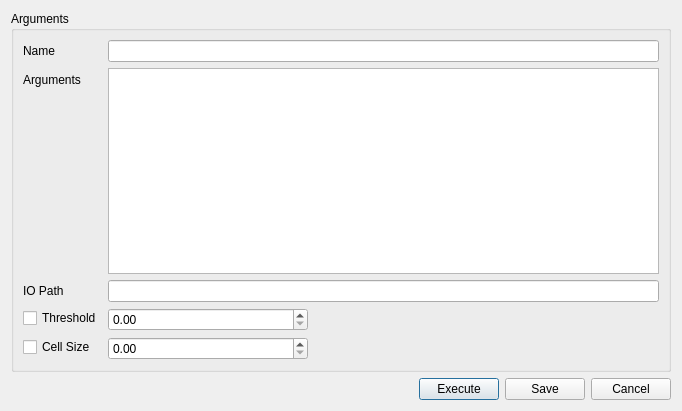
<?xml version="1.0" encoding="UTF-8"?>
<ui version="4.0">
 <class>vpExternalProcessDialog</class>
 <widget class="QDialog" name="vpExternalProcessDialog">
  <property name="geometry">
   <rect>
    <x>0</x>
    <y>0</y>
    <width>682</width>
    <height>411</height>
   </rect>
  </property>
  <property name="windowTitle">
   <string>External Process</string>
  </property>
  <layout class="QGridLayout" name="gridLayout">
   <item row="0" column="0">
    <widget class="QGroupBox" name="groupBox_2">
     <property name="title">
      <string>Arguments</string>
     </property>
     <layout class="QFormLayout" name="formLayout">
      <property name="fieldGrowthPolicy">
       <enum>QFormLayout::AllNonFixedFieldsGrow</enum>
      </property>
      <item row="0" column="0">
       <widget class="QLabel" name="label_2">
        <property name="sizePolicy">
         <sizepolicy hsizetype="Minimum" vsizetype="Preferred">
          <horstretch>0</horstretch>
          <verstretch>0</verstretch>
         </sizepolicy>
        </property>
        <property name="minimumSize">
         <size>
          <width>0</width>
          <height>0</height>
         </size>
        </property>
        <property name="text">
         <string>Name</string>
        </property>
       </widget>
      </item>
      <item row="0" column="1">
       <widget class="QLineEdit" name="editProgram">
        <property name="sizePolicy">
         <sizepolicy hsizetype="Expanding" vsizetype="Fixed">
          <horstretch>0</horstretch>
          <verstretch>0</verstretch>
         </sizepolicy>
        </property>
       </widget>
      </item>
      <item row="1" column="0">
       <widget class="QLabel" name="label">
        <property name="sizePolicy">
         <sizepolicy hsizetype="Minimum" vsizetype="Preferred">
          <horstretch>0</horstretch>
          <verstretch>0</verstretch>
         </sizepolicy>
        </property>
        <property name="minimumSize">
         <size>
          <width>0</width>
          <height>0</height>
         </size>
        </property>
        <property name="text">
         <string>Arguments</string>
        </property>
       </widget>
      </item>
      <item row="1" column="1">
       <widget class="QTextEdit" name="editArguments">
        <property name="html">
         <string>&lt;!DOCTYPE HTML PUBLIC &quot;-//W3C//DTD HTML 4.0//EN&quot; &quot;http://www.w3.org/TR/REC-html40/strict.dtd&quot;&gt;
&lt;html&gt;&lt;head&gt;&lt;meta name=&quot;qrichtext&quot; content=&quot;1&quot; /&gt;&lt;style type=&quot;text/css&quot;&gt;
p, li { white-space: pre-wrap; }
&lt;/style&gt;&lt;/head&gt;&lt;body style=&quot; font-family:'Sans'; font-size:10pt; font-weight:400; font-style:normal;&quot;&gt;
&lt;p style=&quot;-qt-paragraph-type:empty; margin-top:0px; margin-bottom:0px; margin-left:0px; margin-right:0px; -qt-block-indent:0; text-indent:0px; font-family:'MS Shell Dlg 2'; font-size:8pt;&quot;&gt;&lt;br /&gt;&lt;/p&gt;&lt;/body&gt;&lt;/html&gt;</string>
        </property>
       </widget>
      </item>
      <item row="3" column="0">
       <widget class="QLabel" name="label_3">
        <property name="sizePolicy">
         <sizepolicy hsizetype="Minimum" vsizetype="Preferred">
          <horstretch>0</horstretch>
          <verstretch>0</verstretch>
         </sizepolicy>
        </property>
        <property name="minimumSize">
         <size>
          <width>0</width>
          <height>0</height>
         </size>
        </property>
        <property name="baseSize">
         <size>
          <width>0</width>
          <height>0</height>
         </size>
        </property>
        <property name="text">
         <string>IO Path</string>
        </property>
       </widget>
      </item>
      <item row="3" column="1">
       <widget class="QLineEdit" name="editIOPath"/>
      </item>
      <item row="4" column="1">
       <widget class="QDoubleSpinBox" name="thresholdDoubleSpinBox">
        <property name="sizePolicy">
         <sizepolicy hsizetype="Fixed" vsizetype="Fixed">
          <horstretch>0</horstretch>
          <verstretch>0</verstretch>
         </sizepolicy>
        </property>
        <property name="minimumSize">
         <size>
          <width>200</width>
          <height>0</height>
         </size>
        </property>
        <property name="maximum">
         <double>1000.000000000000000</double>
        </property>
        <property name="singleStep">
         <double>0.100000000000000</double>
        </property>
       </widget>
      </item>
      <item row="5" column="1">
       <widget class="QDoubleSpinBox" name="cellSizeDoubleSpinBox">
        <property name="sizePolicy">
         <sizepolicy hsizetype="Fixed" vsizetype="Fixed">
          <horstretch>0</horstretch>
          <verstretch>0</verstretch>
         </sizepolicy>
        </property>
        <property name="minimumSize">
         <size>
          <width>200</width>
          <height>0</height>
         </size>
        </property>
        <property name="baseSize">
         <size>
          <width>0</width>
          <height>0</height>
         </size>
        </property>
        <property name="maximum">
         <double>1000.000000000000000</double>
        </property>
       </widget>
      </item>
      <item row="4" column="0">
       <widget class="QCheckBox" name="thresholdCheckBox">
        <property name="toolTip">
         <string>&lt;html&gt;&lt;head/&gt;&lt;body&gt;&lt;p&gt;Threshold for external process. If checked it will produce command like argument '-threshold &amp;lt;value&amp;gt;'. &lt;/p&gt;&lt;/body&gt;&lt;/html&gt;</string>
        </property>
        <property name="text">
         <string>Threshold</string>
        </property>
       </widget>
      </item>
      <item row="5" column="0">
       <widget class="QCheckBox" name="cellSizeCheckBox">
        <property name="toolTip">
         <string>&lt;html&gt;&lt;head/&gt;&lt;body&gt;&lt;p&gt;Cell size for external process. If checked it will produce command like argument '-cellsize &amp;lt;value&amp;gt;'. &lt;/p&gt;&lt;/body&gt;&lt;/html&gt;</string>
        </property>
        <property name="text">
         <string>Cell Size</string>
        </property>
       </widget>
      </item>
     </layout>
    </widget>
   </item>
   <item row="1" column="0">
    <layout class="QHBoxLayout" name="horizontalLayout">
     <item>
      <spacer name="horizontalSpacer">
       <property name="orientation">
        <enum>Qt::Horizontal</enum>
       </property>
       <property name="sizeHint" stdset="0">
        <size>
         <width>40</width>
         <height>20</height>
        </size>
       </property>
      </spacer>
     </item>
     <item>
      <widget class="QPushButton" name="executeButton">
       <property name="text">
        <string>Execute</string>
       </property>
      </widget>
     </item>
     <item>
      <widget class="QPushButton" name="saveButton">
       <property name="text">
        <string>Save</string>
       </property>
      </widget>
     </item>
     <item>
      <widget class="QPushButton" name="cancelButton">
       <property name="text">
        <string>Cancel</string>
       </property>
      </widget>
     </item>
    </layout>
   </item>
  </layout>
 </widget>
 <tabstops>
  <tabstop>editProgram</tabstop>
  <tabstop>executeButton</tabstop>
  <tabstop>saveButton</tabstop>
  <tabstop>cancelButton</tabstop>
 </tabstops>
 <resources/>
 <connections/>
</ui>
